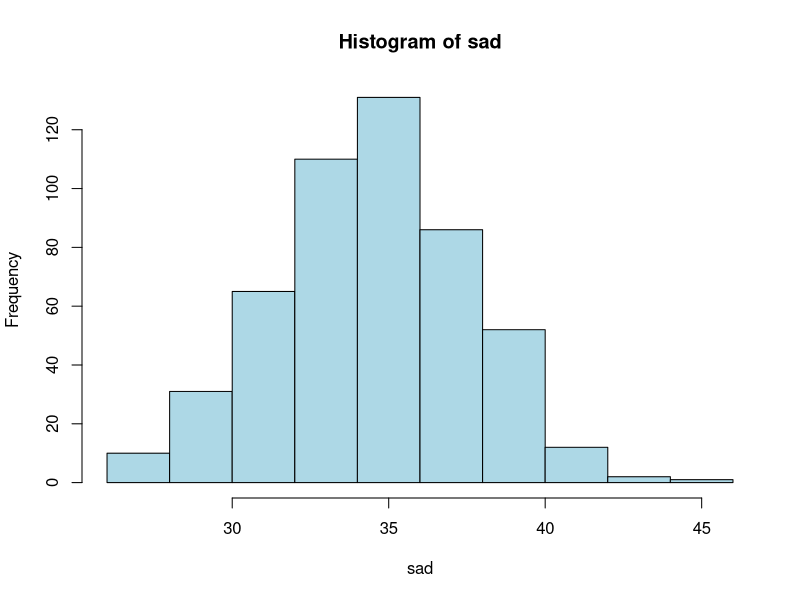

The R script that drew this image:
sad = rbinom(500,50,0.7)
hist(sad, breaks=8,col="lightblue")

pbinom(25,500,0.04,lower.tail=FALSE)

pnorm(0.05,0.04,sqrt((0.96*0.04)/500), lower.tail=FALSE)


pnorm(0.6,0.7,0.06481)
